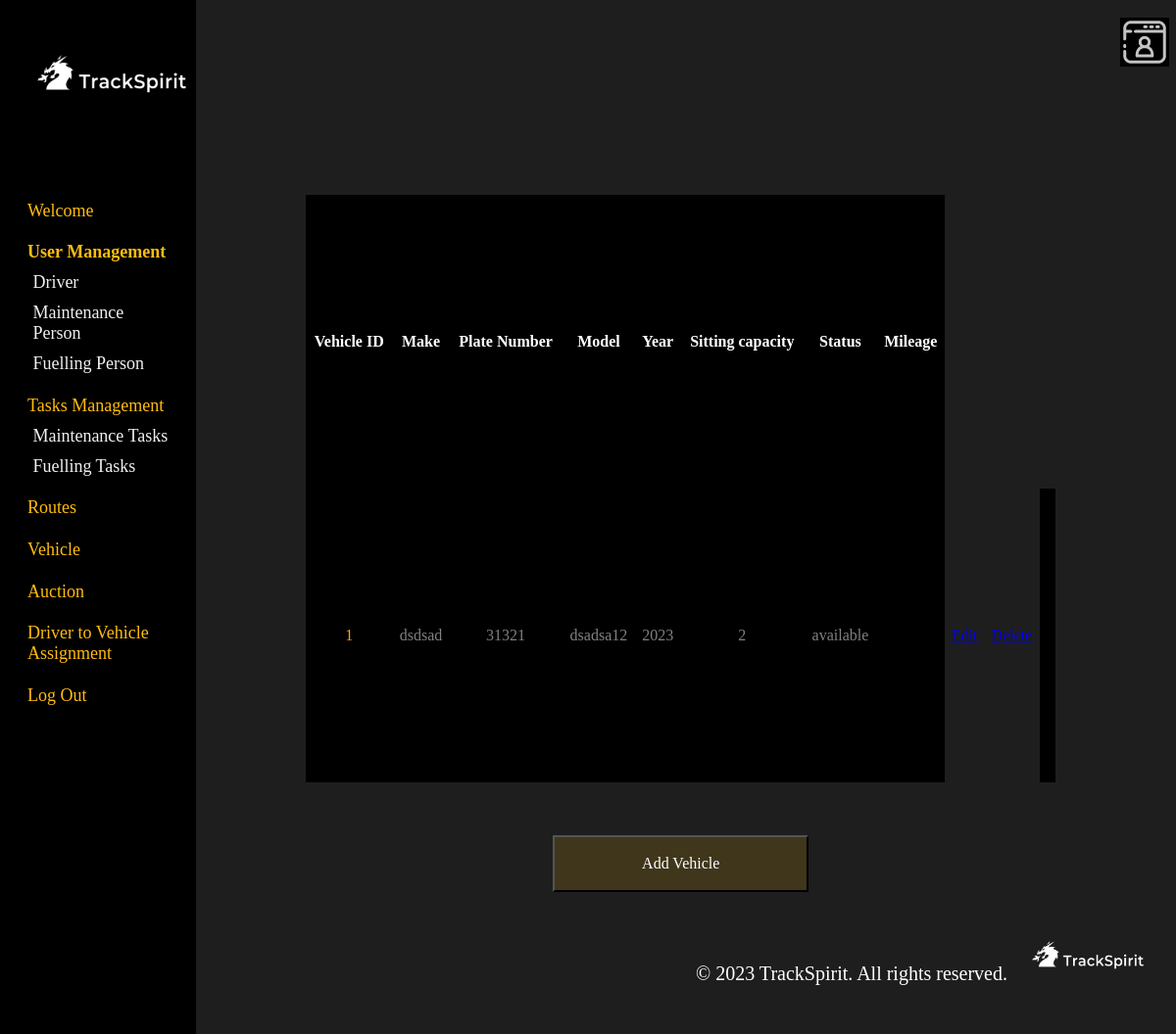
Before: /admin/vehicle.php with the older database file.
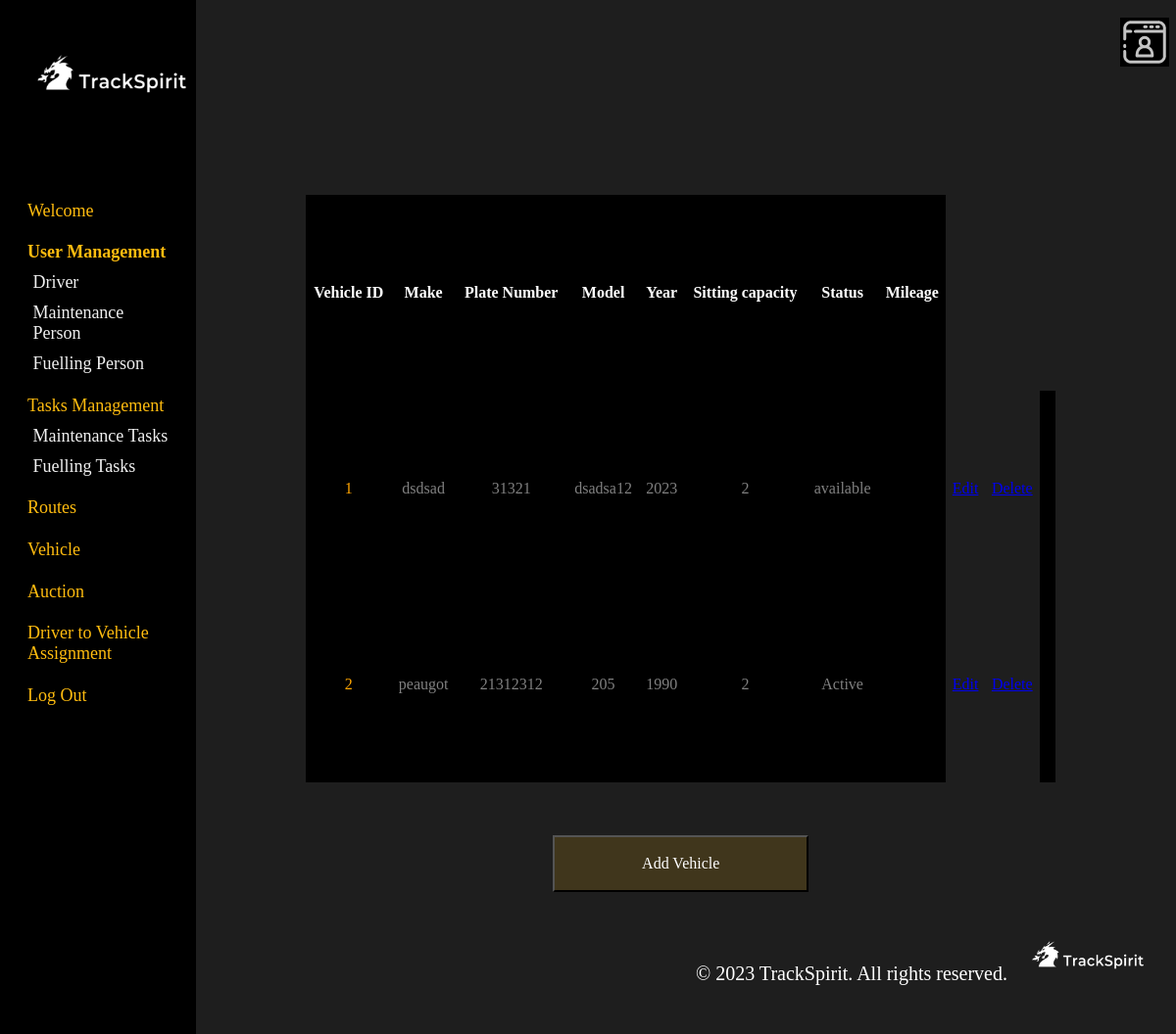
After: the same page with the newer database file.
### tables this page shows
CREATE TABLE `vehicle` (
  `vehicle_id` int(11) NOT NULL,
  `make` varchar(50) DEFAULT NULL,
  `plate_number` varchar(50) NOT NULL,
  `model` varchar(50) DEFAULT NULL,
  `year_of_vehicle` varchar(50) DEFAULT NULL,
  `sitting_capacity` int(11) DEFAULT NULL,
  `status_of_vehicle` varchar(10) DEFAULT NULL,
  `mileage` decimal(10,2) DEFAULT NULL
);

### admin/vehicle.php (the view, shortened to what this page needs)
<html>
    <head>
</head>
<body>
<?php
$mysqli = new mysqli("localhost", "root", "", "db");
$result=$mysqli->query("select * from vehicle");
?>
    <header>
        <img src="image/personal-page.png" alt="personal page" style="height: 50px; width: 50px; margin-left: 96%;">
    </header>
    <main>
         <table>
            <colgroup>
                <col />
                <col />
                <col />
                <col />
                <col />
                <col />
                <col />
                <col />
                <col style="background-color: #1E1E1E;"/>
                <col style="background-color: #1E1E1E;"/>
                <col style="background-color: #1E1E1E;"/>
              </colgroup>
            <tr>
                <th>Vehicle ID</th>
                <th>Make</th>
                <th>Plate Number</th>
                <th>Model</th>
                <th>Year</th>
                <th>Sitting capacity</th>
                <th>Status</th>
                <th>Mileage</th>
                <th>-</th>
                <th>-</th>
                <th>-</th>
            </tr>
            <?php
                while ($row=mysqli_fetch_array($result)){
                    echo "<tr><td>$row[vehicle_id]</td>";
                    echo "<td>$row[make]</td>";
                    echo "<td>$row[plate_number]</td>";
                    echo "<td>$row[model]</td>";
                    echo "<td>$row[year_of_vehicle]</td>";
                    echo "<td>$row[sitting_capacity]</td>";
                    echo "<td>$row[status_of_vehicle]</td>";
                    echo "<td>$row[milage]</td>";
                    echo "<td><a href='edit_vehicle.php?vehicle_id=$row[vehicle_id]'>Edit</a></td>";
                    echo "<td><a href='delete_vehicle.php?vehicle_id=$row[vehicle_id]'>Delete</a></td><tr>";
                }
            ?>
        </table>
        <button class = "Button" onclick="window.location.href='vehicleForm.php'">Add Vehicle
        </main>
        <aside>
            <img src="image/logo.png" alt="TrackSpirit Logo" class="logo">
            <a href="welcome.php" class="a1">Welcome</a>
            <a href="user.php" class="a1 selected">User Management</a>
            <a href="driver.php" class="a2">Driver</a>
            <a href="maintenance.php" class="a2">Maintenance Person</a>
            <a href="fuelling.php" class="a2">Fuelling Person</a>
            <a href="tasks.php" class="a1">Tasks Management</a>
            <a href="tasks_maintenance.php" class="a2">Maintenance Tasks</a>
            <a href="tasks_fuelling.php" class="a2">Fuelling Tasks</a>
            <a href="servicesAdmin.php" class="a1">Routes</a>
            <a href="vehicle.php" class="a1">Vehicle</a>
            <a href="auction.php" class="a1">Auction</a>
            <a href="assignment.php" class="a1">Driver to Vehicle Assignment</a>
            <a href="/csci361teamwork/logout.php" class="a1">Log Out</a>
        </aside>
        <footer style="text-align: right;">
            <span> © 2023 TrackSpirit. All rights reserved.</span>
            <img src="image/logo.png" alt="TrackSpirit logo">
        </footer>
    </body>
    </html>

Changed rows visible on the page:
added vehicle: vehicle_id "2", make "peaugot", plate_number "21312312", model "205", year_of_vehicle "1990", sitting_capacity "2", status_of_vehicle "Active"
